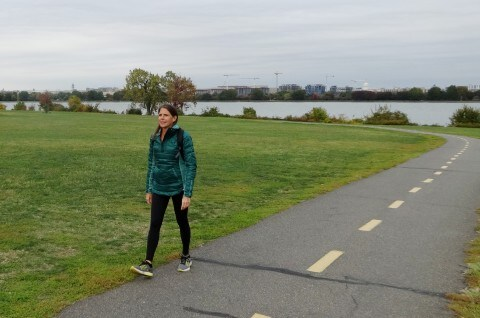
#> input picture images/sample.jpg, 480 x 318 px
$ python Niblack_Sauvola_Thresholding.py
#> lines starting #> are read from the running program, lines starting #| are printed output that depends on the picture; after the words box and inside, x2 and y2 are one past the last pixel; in counts of white or black regions, pixels touching at a corner belong together
import matplotlib
import matplotlib.pyplot as plt

from skimage import io
from skimage.filters import (threshold_otsu, threshold_niblack,
                             threshold_sauvola)
from skimage.color import rgb2gray

image = io.imread("images/sample.jpg")
#> image is the input picture: shape (318, 480, 3); mean R, G, B 133.8, 140.1, 118.2
image = rgb2gray(image)
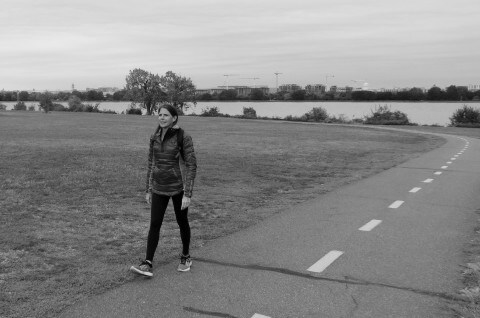
#> image: shape (318, 480) float64; min 0, max 0.92, mean 0.538

matplotlib.rcParams['font.size'] = 9


binary_global = image > threshold_otsu(image)
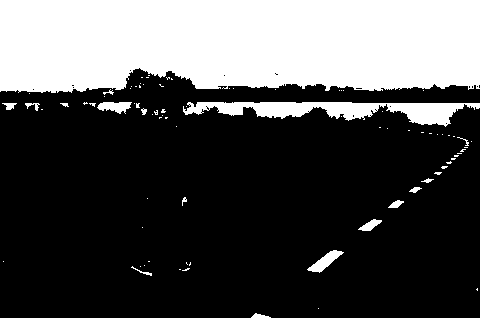
#> binary_global: shape (318, 480) bool; 30.5% white; 83 white regions (66 under 20 px), largest, box (x1, y1, x2, y2) and area: (0, 0, 480, 93) 41496, (183, 102, 480, 127) 3534, (307, 250, 344, 273) 332

window_size = 25
thresh_niblack = threshold_niblack(image, window_size=window_size, k=0.8)
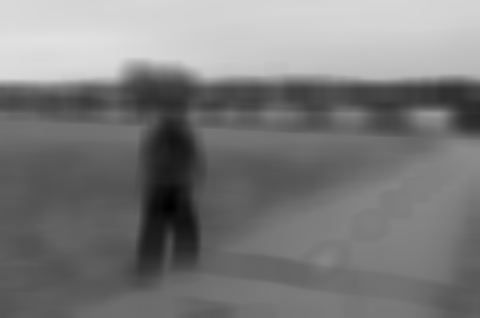
#> thresh_niblack: shape (318, 480) float64; min 0.00288, max 0.886, mean 0.487
thresh_sauvola = threshold_sauvola(image, window_size=window_size)
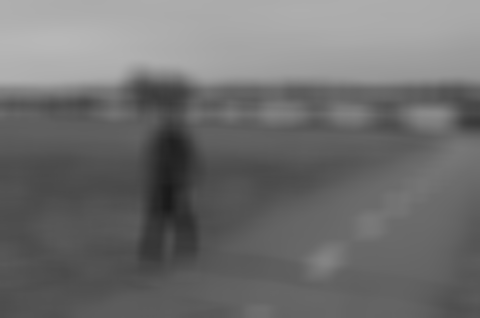
#> thresh_sauvola: shape (318, 480) float64; min 0.101, max 0.72, mean 0.436

binary_niblack = image > thresh_niblack
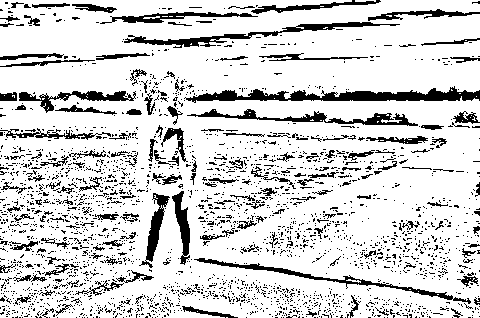
#> binary_niblack: shape (318, 480) bool; 83.1% white; 2497 black regions (2338 under 20 px), largest, box (x1, y1, x2, y2) and area: (184, 86, 480, 103) 2292, (124, 22, 400, 48) 1280, (187, 109, 418, 126) 1100
binary_sauvola = image > thresh_sauvola
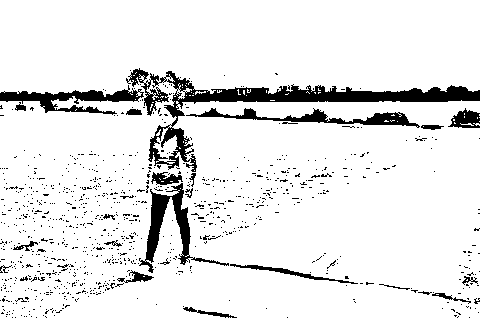
#> binary_sauvola: shape (318, 480) bool; 90.5% white; 921 black regions (893 under 20 px), largest, box (x1, y1, x2, y2) and area: (126, 68, 480, 172) 5521, (139, 183, 229, 273) 1691, (0, 85, 144, 115) 1571

plt.figure(figsize=(8, 7))
plt.subplot(2, 2, 1)
plt.imshow(image, cmap=plt.cm.gray)
plt.title('Original')
plt.axis('off')

plt.subplot(2, 2, 2)
plt.title('Global Threshold')
plt.imshow(binary_global, cmap=plt.cm.gray)
plt.axis('off')

plt.subplot(2, 2, 3)
plt.imshow(binary_niblack, cmap=plt.cm.gray)
plt.title('Niblack Threshold')
plt.axis('off')

plt.subplot(2, 2, 4)
plt.imshow(binary_sauvola, cmap=plt.cm.gray)
plt.title('Sauvola Threshold')
plt.axis('off')

plt.show()

$ run again, with images/library1.jpg copied over images/sample.jpg
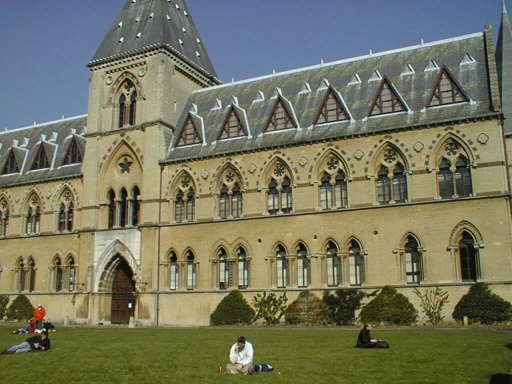
#> input picture images/library1.jpg, 512 x 384 px
#> image is the input picture: shape (384, 512, 3); mean R, G, B 116.2, 117.4, 94.6
#> image: shape (384, 512) float64
#> `binary_global = image > threshold_otsu(image)`:
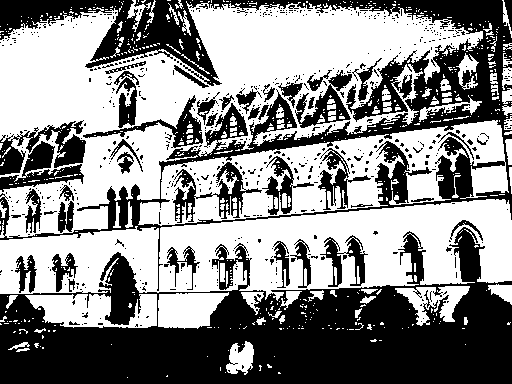
#> binary_global: shape (384, 512) bool; 54.4% white; 648 black regions (599 under 20 px), largest, box (x1, y1, x2, y2) and area: (0, 227, 512, 384) 43014, (0, 0, 512, 291) 28378, (0, 120, 86, 175) 1880
#> binary_niblack: shape (384, 512) bool; 84.3% white; 2478 black regions (2243 under 20 px), largest, box (x1, y1, x2, y2) and area: (148, 113, 512, 224) 1744, (130, 185, 512, 327) 1408, (376, 235, 460, 298) 665
#> `binary_sauvola = image > thresh_sauvola`:
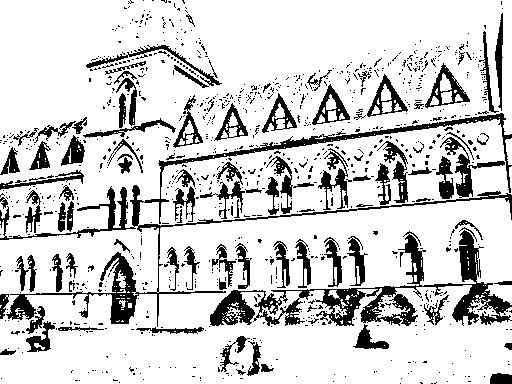
#> binary_sauvola: shape (384, 512) bool; 82% white; 1000 black regions (895 under 20 px), largest, box (x1, y1, x2, y2) and area: (0, 113, 512, 327) 6571, (210, 230, 512, 326) 6358, (440, 137, 505, 198) 791
